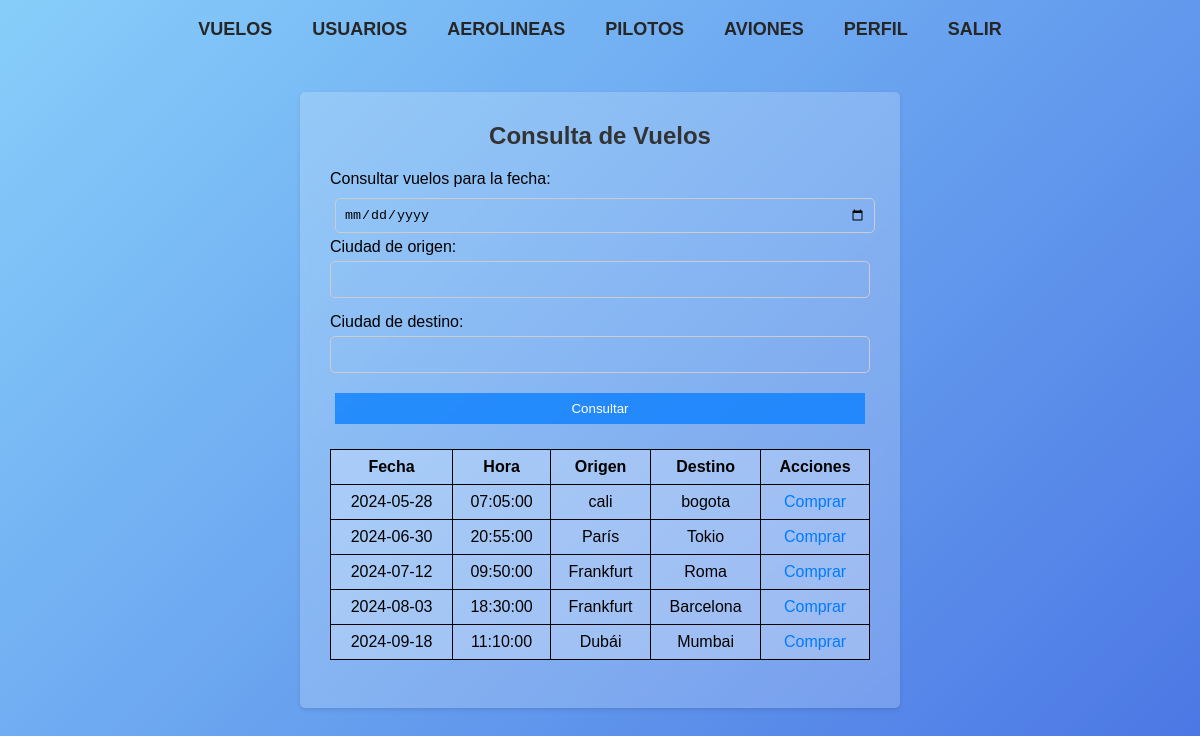
/menu.php (signed in), run on the app's committed database.
### tables this page shows
CREATE TABLE `vuelos` (
  `id` int(11) NOT NULL,
  `fecha` date NOT NULL,
  `hora` time NOT NULL,
  `piloto_id` int(11) NOT NULL,
  `avion_id` int(11) NOT NULL,
  `origen` varchar(50) NOT NULL,
  `destino` varchar(50) NOT NULL
);

### menu.php (the view, shortened to what this page needs)
<?php
include 'conec.php';
$conn = new mysqli($servername, $username, $password, $dbname);
if ($_SERVER["REQUEST_METHOD"] == "POST") {
    $sql = "SELECT * FROM Vuelos WHERE 1=1";
    if (!empty($_POST['fecha'])) {
        $fecha_consulta = $_POST['fecha'];
        $sql .= " AND fecha = '$fecha_consulta'";
    }
    if (!empty($_POST['origen'])) {
        $origen_consulta = $_POST['origen'];
        $sql .= " AND (origen = '$origen_consulta')";
    }
    if (!empty($_POST['destino'])) {
        $destino_consulta = $_POST['destino'];
        $sql .= " AND (origen = '$destino_consulta')";
    }
    $sql .= " ORDER BY hora";
} else {
    $sql = "SELECT * FROM Vuelos WHERE fecha >= CURDATE() ORDER BY fecha, hora";
}
$result = $conn->query($sql);
?>
<!DOCTYPE html>
<html>
<head>
    <link rel="stylesheet" type="text/css" href="menu.css">
    <link rel="stylesheet" type="text/css" href="estilos.css">
    </head>
<body class="menu">
    <div class="navbar">
        <ul>
            <?php if ($_SESSION['rol'] == 'Administrador') { ?>
            <li><a  href="crear_vuelo.php">Vuelos</a></li>
            <li><a href="gestionar_usuarios.php">Usuarios</a></li>
            <li> <a  href="aerolineas.php">Aerolineas</a></li>
            <li> <a  href="pilotos.php">Pilotos</a></li>
            <li> <a  href="aviones.php">Aviones</a></li>
            <?php } ?>
            <li><a href="perfil.php">Perfil</a></li>
            <li><a href="index.php">Salir</a></li>
        </ul>
    </div>
    <div class="container">
        <h2>Consulta de Vuelos</h2>
        <form method="post" action="<?php echo $_SERVER['PHP_SELF']; ?>">
            <label for="fecha">Consultar vuelos para la fecha:</label>
            <input type="date" id="fecha" name="fecha">
            <label for="origen">Ciudad de origen:</label>
            <input type="text" id="origen" name="origen">
            <label for="destino">Ciudad de destino:</label>
            <input type="text" id="destino" name="destino">
            <input type="submit" value="Consultar">
        </form>
        <table>
            <tr>
                <th>Fecha</th>
                <th>Hora</th>
                <th>Origen</th>
                <th>Destino</th>
                <th>Acciones</th>
            </tr>
            <?php
            if ($result->num_rows > 0) {
                while($row = $result->fetch_assoc()) {
                    echo "<tr>";
                    echo "<td>" . $row['fecha'] . "</td>";
                    echo "<td>" . $row['hora'] . "</td>";
                    echo "<td>" . $row['origen'] . "</td>";
                    echo "<td>" . $row['destino'] . "</td>";
                    echo "<td><a href='comprar_vuelo.php?vuelo_id=" . $row['id'] . "'>Comprar</a></td>";
                    echo "</tr>";
                }
            } else {
                echo "<tr><td colspan='5'>No se encontraron vuelos disponibles para los criterios seleccionados.</td></tr>";
            }
            ?>
        </table>
        <br>
</body>
</html>

### menu.css (style rules this page uses)
* { -webkit-box-sizing: border-box; -moz-box-sizing: border-box; box-sizing: border-box; margin: 0; padding: 0; }
.navbar { overflow: hidden; width: 100%; height: auto; position: fixed; top: 0; left: 0; z-index: 1000; text-align: center; padding-top: 70px; }

### estilos.css (style rules this page uses)
body { font-family: Arial, sans-serif; background: linear-gradient(135deg,#87CEFA, #4169E1, #708090, #A9A9A9); background-size: 500%; animation: fondo 15s infinite; margin: 0; padding: 0; display: flex; justify-content: center; align-items: center; height: 100vh; }
.container { max-width: 600px; width: 100%; padding: 30px; background-color: rgba(255, 255, 255, 0.2); backdrop-filter: blur(5px); border-radius: 5px; box-shadow: 0 2px 4px rgba(0, 0, 0, 0.1); overflow-y: auto; }
h2 { text-align: center; color: #333; margin-bottom: 15px; }
form { display: flex; flex-direction: column; }
label { margin-bottom: 5px; color: #000000; }
input[type="date"], input[type="time"], input[type="email"], input[type="text"], input[type="password"] { width: 100%; padding: 10px; margin-bottom: 15px; border: 1px solid #ccc; border-radius: 5px; box-sizing: border-box; background-color: rgba(255, 255, 255, 0.0); }
input[type="submit"] { background-color: #007bffbb; color: #fff; border: none; padding: 10px; cursor: pointer; }
a { color: #007bff; text-decoration: none; }
table { width: 100%; border-collapse: collapse; margin-top: 20px; background-color: rgba(255, 255, 255, 0.253); max-height: 300px; overflow-y: scroll; }
table, th, td { border: 1px solid black; }
th, td { padding: 8px; text-align: center; }
form { margin-top: 20px; }
input[type="date"], input[type="submit"] { margin: 5px; padding: 8px; }

### data on the page
vuelos: fecha "2024-05-28", hora "07:05:00", origen "cali", destino "bogota"
vuelos: fecha "2024-06-30", hora "20:55:00", origen "París", destino "Tokio"
vuelos: fecha "2024-07-12", hora "09:50:00", origen "Frankfurt", destino "Roma"
vuelos: fecha "2024-08-03", hora "18:30:00", origen "Frankfurt", destino "Barcelona"
vuelos: fecha "2024-09-18", hora "11:10:00", origen "Dubái", destino "Mumbai"
